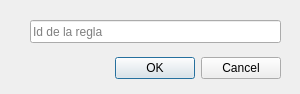
<?xml version="1.0" encoding="UTF-8"?>
<ui version="4.0">
 <class>RemoveRuleDialog</class>
 <widget class="QDialog" name="RemoveRuleDialog">
  <property name="geometry">
   <rect>
    <x>0</x>
    <y>0</y>
    <width>300</width>
    <height>94</height>
   </rect>
  </property>
  <property name="windowTitle">
   <string>Dialog</string>
  </property>
  <widget class="QDialogButtonBox" name="buttonBox">
   <property name="geometry">
    <rect>
     <x>0</x>
     <y>52</y>
     <width>281</width>
     <height>32</height>
    </rect>
   </property>
   <property name="orientation">
    <enum>Qt::Horizontal</enum>
   </property>
   <property name="standardButtons">
    <set>QDialogButtonBox::Cancel|QDialogButtonBox::Ok</set>
   </property>
  </widget>
  <widget class="QLineEdit" name="idRuleLineEdit">
   <property name="geometry">
    <rect>
     <x>30</x>
     <y>20</y>
     <width>251</width>
     <height>23</height>
    </rect>
   </property>
   <property name="placeholderText">
    <string>Id de la regla</string>
   </property>
  </widget>
 </widget>
 <resources/>
 <connections>
  <connection>
   <sender>buttonBox</sender>
   <signal>accepted()</signal>
   <receiver>RemoveRuleDialog</receiver>
   <slot>accept()</slot>
   <hints>
    <hint type="sourcelabel">
     <x>218</x>
     <y>66</y>
    </hint>
    <hint type="destinationlabel">
     <x>157</x>
     <y>93</y>
    </hint>
   </hints>
  </connection>
  <connection>
   <sender>buttonBox</sender>
   <signal>rejected()</signal>
   <receiver>RemoveRuleDialog</receiver>
   <slot>reject()</slot>
   <hints>
    <hint type="sourcelabel">
     <x>280</x>
     <y>72</y>
    </hint>
    <hint type="destinationlabel">
     <x>286</x>
     <y>93</y>
    </hint>
   </hints>
  </connection>
  <connection>
   <sender>buttonBox</sender>
   <signal>rejected()</signal>
   <receiver>RemoveRuleDialog</receiver>
   <slot>close()</slot>
   <hints>
    <hint type="sourcelabel">
     <x>250</x>
     <y>68</y>
    </hint>
    <hint type="destinationlabel">
     <x>308</x>
     <y>66</y>
    </hint>
   </hints>
  </connection>
 </connections>
</ui>
